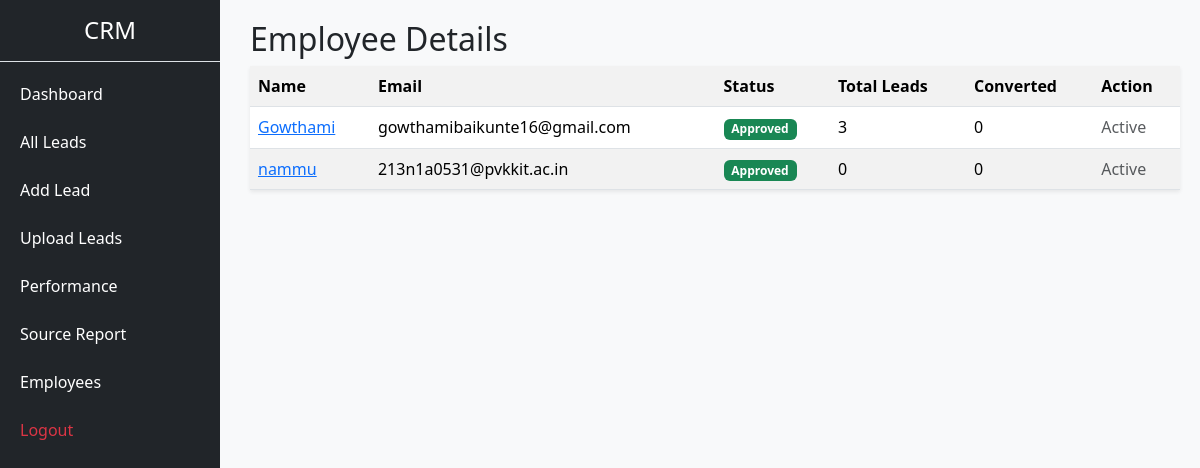
Screenshot of /admin/employees (signed in) with the database file from the repository.
### app.py (models this page shows)
class Employee(db.Model):
    id = db.Column(db.Integer, primary_key=True)
    name = db.Column(db.String(100))
    email = db.Column(db.String(100), unique=True)
    password = db.Column(db.String(200))
    is_approved = db.Column(db.Boolean, default=False)

### app.py (the view)
@app.route("/admin/employees")
def admin_employees():
    if "admin_id" not in session:
        return redirect(url_for("admin_login"))
    employees = Employee.query.all()
    data = []
    for emp in employees:
        total = Lead.query.filter_by(assigned_to=emp.id).count()
        converted = Lead.query.filter_by(
            assigned_to=emp.id,
            status="Converted"
        ).count()
        data.append({
            "id": emp.id,
            "name": emp.name,
            "email": emp.email,
            "approved": emp.is_approved,
            "total": total,
            "converted": converted
        })
    return render_template("admin/admin_employees.html", data=data)

### templates/admin/admin_employees.html
{% extends "base.html" %}
{% block content %}
<h2>Employee Details</h2>
<table class="table table-striped shadow-sm">
    <tr>
        <th>Name</th>
        <th>Email</th>
        <th>Status</th>
        <th>Total Leads</th>
        <th>Converted</th>
        <th>Action</th>
    </tr>
    {% for emp in data %}
    <tr>
        <td>
            <a href="/admin/employee/{{ emp.id }}">
                {{ emp.name }}
            </a>
        </td>
        <td>{{ emp.email }}</td>
        <td>
            {% if emp.approved %}
                <span class="badge bg-success">Approved</span>
            {% else %}
                <span class="badge bg-warning">Pending</span>
            {% endif %}
        </td>
        <td>{{ emp.total }}</td>
        <td>{{ emp.converted }}</td>
        <td>
            {% if not emp.approved %}
                <a href="/approve/{{ emp.id }}" class="btn btn-sm btn-success">
                    Approve
                </a>
            {% else %}
                <span class="text-muted">Active</span>
            {% endif %}
        </td>
    </tr>
    {% endfor %}
</table>
{% endblock %}

### static/css/style.css (style rules this page uses)
body { margin: 0; }

### templates/base.html (style rules this page uses)
body { margin: 0; }

### rows the page displays
Employee: name "Gowthami", email "gowthamibaikunte16@gmail.com", total "3", converted "0"
Employee: name "nammu", email "213n1a0531@pvkkit.ac.in", total "0", converted "0"
